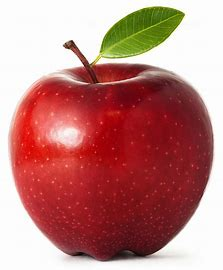
#> input picture openCV_class(cv2)/img/apple.jpg, 223 x 270 px
$ python k_edge_scharr.py
#> lines starting #> are read from the running program, lines starting #| are printed output that depends on the picture
import cv2
import numpy as np

#Tip : 엣지 검출 -> 이미지의 밝기 변화율이 급격한 부분을 찾는 작업 , 경계 또는 윤곽
#소벨 : 이미지 + 미분
# Scharr : 소벨 + 엣지방향 + 강도
img = cv2.imread("../img/apple.jpg")
#> img is the input picture: shape (270, 223, 3); mean B, G, R 126.6, 130.6, 190.2

gx_k = np.array([[-3,0,3], [-10,0,10],[-3,0,3]])
gy_k = np.array([[-3,-10,-3],[0,0,0], [3,10,3]])
edge_gx = cv2.filter2D(img, -1, gx_k)
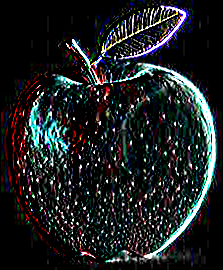
#> edge_gx: shape (270, 223, 3); mean B, G, R 34.3, 33.1, 29.5
edge_gy = cv2.filter2D(img, -1, gy_k)
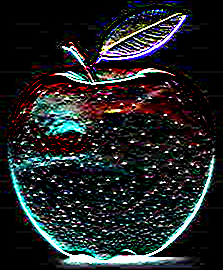
#> edge_gy: shape (270, 223, 3); mean B, G, R 37.8, 36.3, 33.6

#소벨 연산의 확장형
scharrx = cv2.Scharr(img, -1, 1, 0)
scharry = cv2.Scharr(img, -1, 0, 1)

merged1 = np.hstack((img, edge_gx, edge_gy))
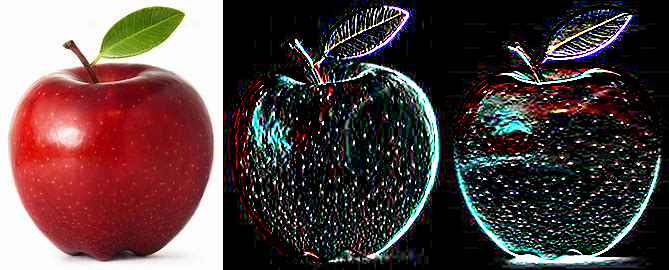
#> merged1: shape (270, 669, 3); mean B, G, R 66.2, 66.7, 84.4
merged2 = np.hstack((img, scharrx, scharry))
merged = np.vstack((merged1, merged2))
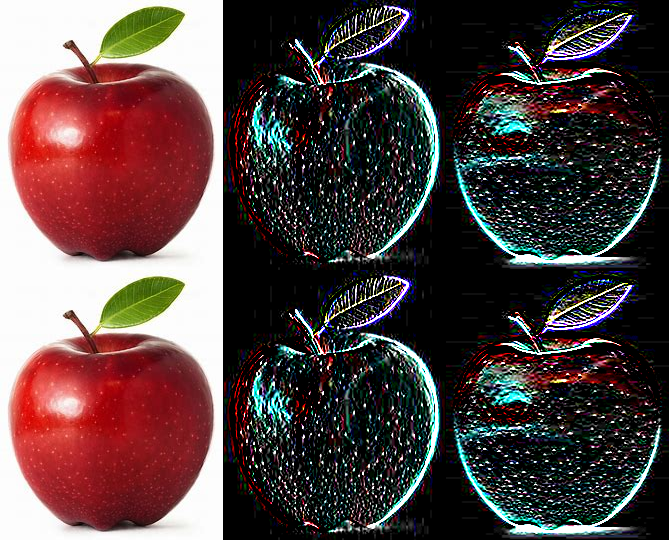
#> merged: shape (540, 669, 3); mean B, G, R 66.2, 66.7, 84.4
cv2.imshow('Scharr', merged)
cv2.waitKey(0)
cv2.destroyAllWindows()

$ run again, with openCV_class(cv2)/img/b.jpg copied over openCV_class(cv2)/img/apple.jpg
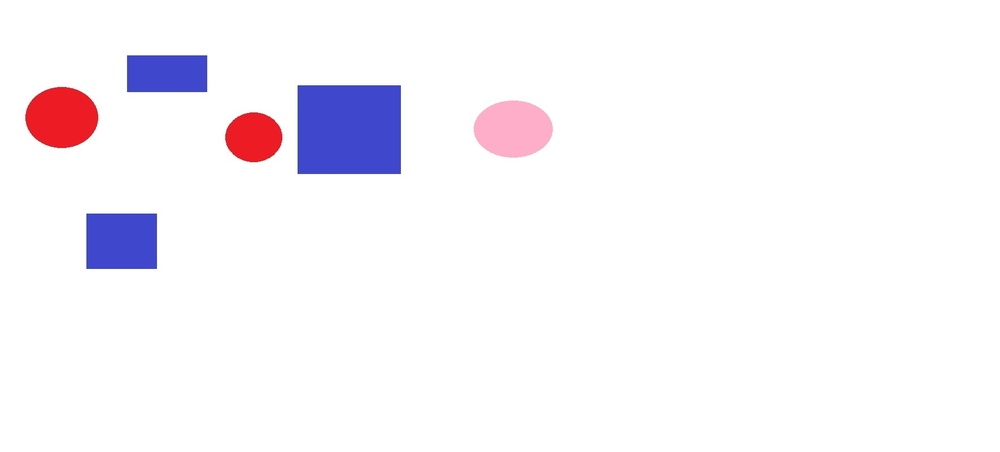
#> input picture openCV_class(cv2)/img/b.jpg, 1000 x 452 px, shrunk from 1771 x 800 before the run
#> img is the input picture: shape (452, 1000, 3); mean B, G, R 249.8, 244.9, 247.8
#> `merged1 = np.hstack((img, edge_gx, edge_gy))`:
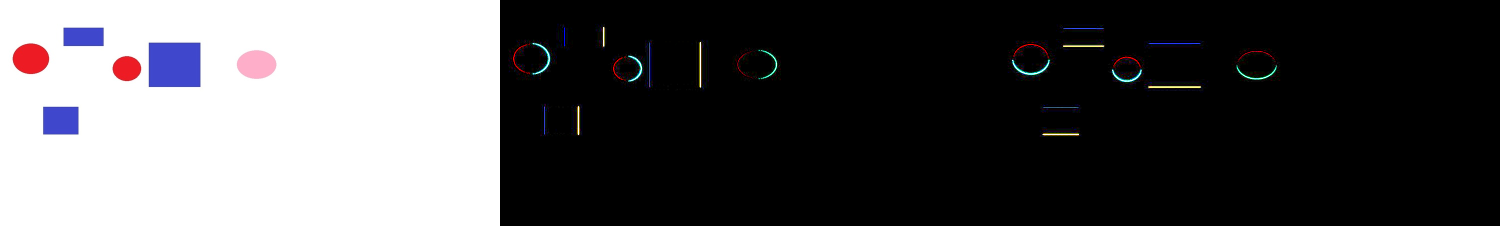
#> merged1: shape (452, 3000, 3) (shown at 1/2 size); mean B, G, R 84.2, 82.6, 83.5
#> `merged = np.vstack((merged1, merged2))`:
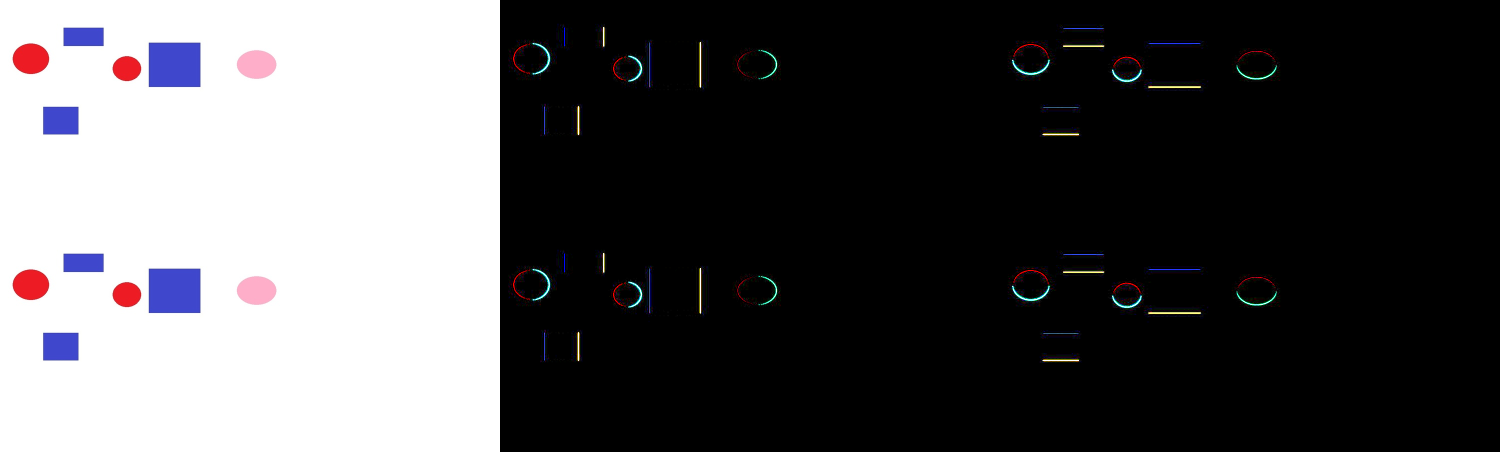
#> merged: shape (904, 3000, 3) (shown at 1/2 size); mean B, G, R 84.2, 82.6, 83.5
